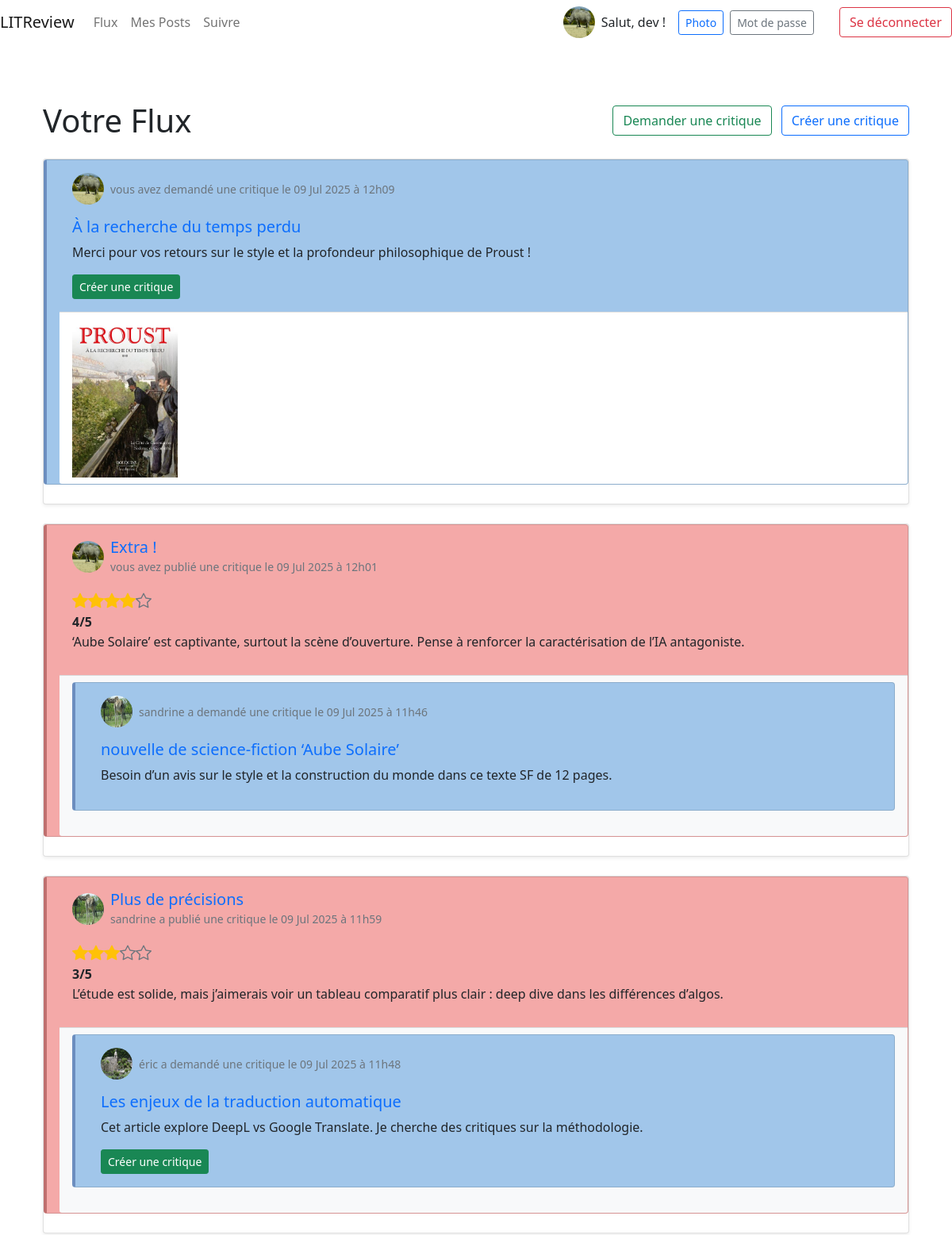
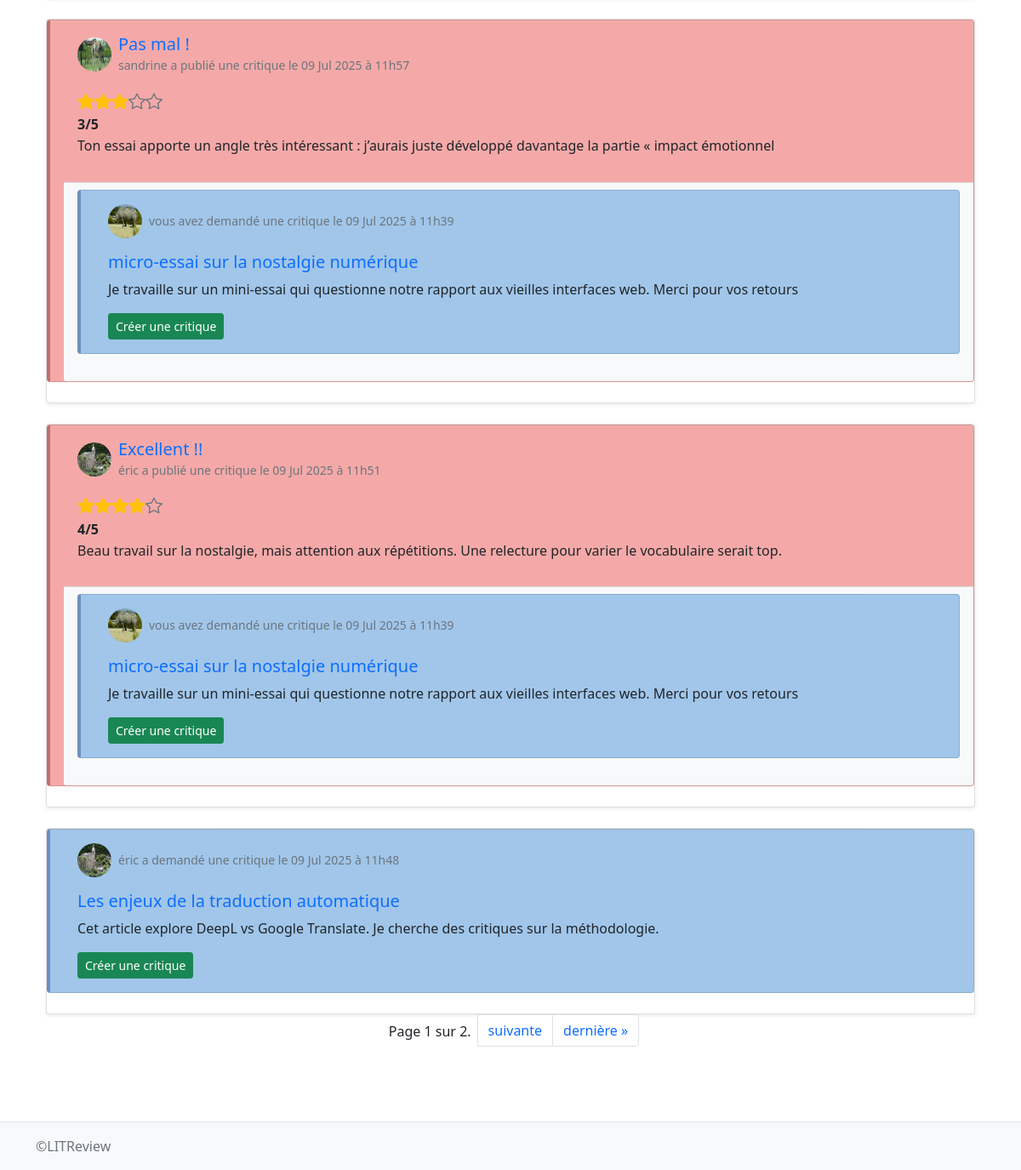
/home/ (signed in), run on an earlier commit of the app's database (2 pictures, top to bottom).
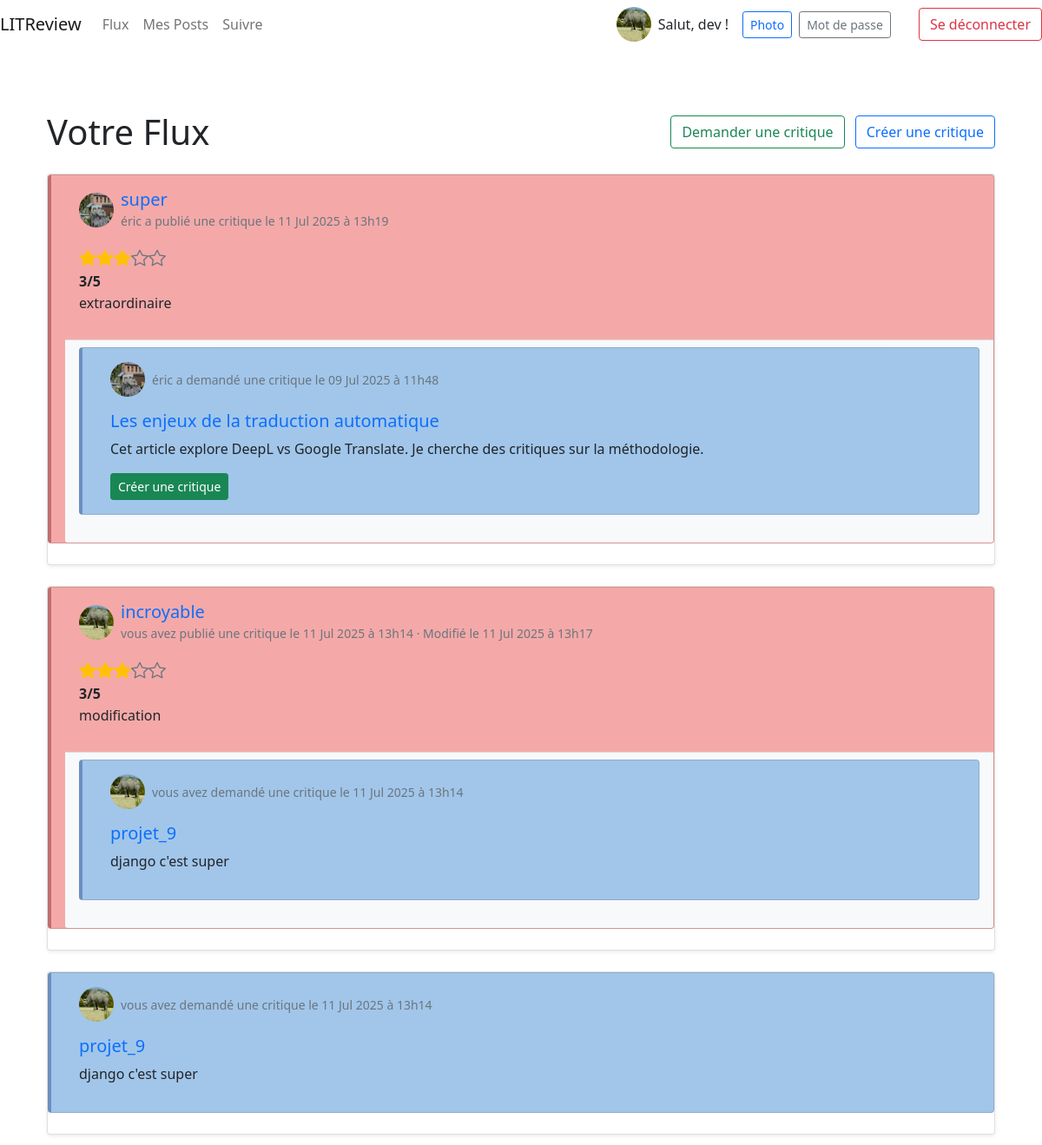
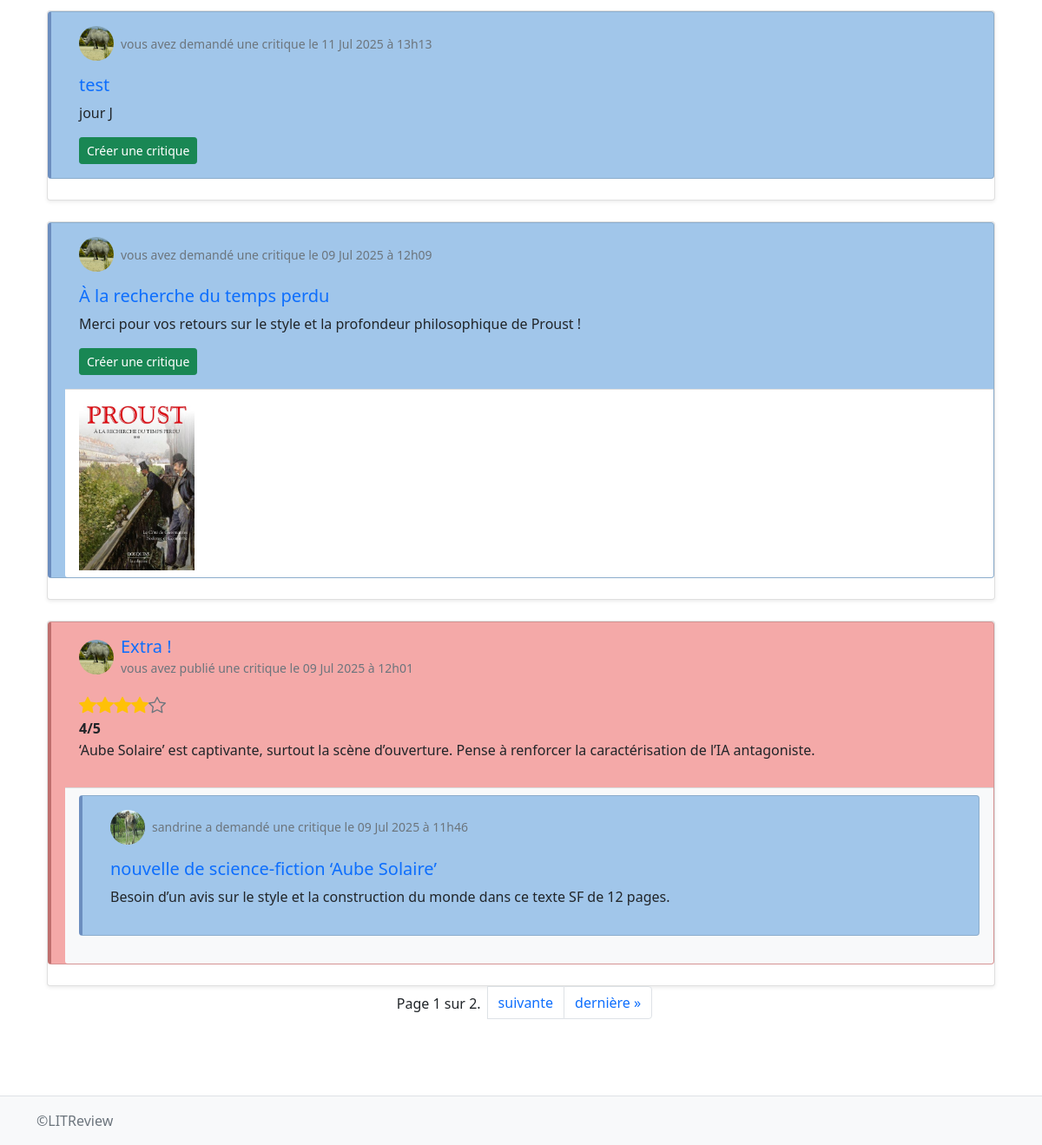
And on a later commit of the database (2 pictures, top to bottom).
### blog/models.py (models this page shows, shortened)
class Ticket(models.Model):
    title = models.CharField(max_length=128)
    description = models.CharField(max_length=2048, blank=True)
    user = models.ForeignKey(settings.AUTH_USER_MODEL, on_delete=models.CASCADE)
    image = models.ImageField(blank=True, null=True)
    time_created = models.DateTimeField(auto_now_add=True)
    update_at = models.DateTimeField(auto_now=True)
    IMAGE_MAX_SIZE = (800, 800)

class Review(models.Model):
    ticket = models.ForeignKey(to=Ticket, on_delete=models.CASCADE)
    RATING_CHOICES = [(i, f"{i} étoile{'s' if i>1 else ''}") for i in range(1, 6)]
    rating = models.PositiveSmallIntegerField(
        choices=RATING_CHOICES,
        default=3,
        validators=[MinValueValidator(1), MaxValueValidator(5)])
    headline = models.CharField(max_length=128)
    body = models.CharField(max_length=8192, blank=True)
    user = models.ForeignKey(
        to=settings.AUTH_USER_MODEL, on_delete=models.CASCADE)
    time_created = models.DateTimeField(auto_now_add=True)
    update_at = models.DateTimeField(auto_now=True)

### authentication/models.py (models this page shows)
class User(AbstractUser):
    profile_photo = models.ImageField(verbose_name='Photo de profil')
    follows = models.ManyToManyField(
        'self',
        symmetrical=False,
        verbose_name='suit',
        related_name='followers'
    )
    blocked = models.ManyToManyField(
        'self',
        symmetrical=False,
        related_name='blocked_by',
        blank=True,
        verbose_name='bloqué',
    )

### blog/views.py (the view)
# urls.py: 2. Add a URL to urlpatterns:  path('', views.home, name='home')
@login_required
def home(request):
    following = list(request.user.follows.all()) + [request.user]
    blocked = request.user.blocked.all()
    blocked_by = request.user.blocked_by.all()
    tickets = models.Ticket.objects.filter(user__in=following)\
                                    .exclude(user__in=blocked)\
                                    .exclude(user__in=blocked_by)
    reviews = models.Review.objects.filter(
        Q(user__in=following) | Q(ticket__user=request.user)
    ).exclude(user__in=blocked).exclude(user__in=blocked_by)
    tickets_and_reviews = sorted(
        chain(tickets, reviews),
        key=lambda instance : instance.time_created,
        reverse=True
    )
    paginator = Paginator(tickets_and_reviews, 6)
    page_number = request.GET.get('page')
    page_obj = paginator.get_page(page_number)
    context = {
        'page_obj': page_obj,
        'show_edit': False,
    }
    return render(request,
                  'blog/home.html', context=context)

### blog/templatetags/blog_extras.py (called while the page is built)
@register.filter
def model_type(value):
    return type(value).__name__

@register.simple_tag(takes_context=True)
def get_poster_display(context, user):
    if user == context['user']:
        return 'vous avez'
    return user.username + ' a'

@register.simple_tag
def get_posted_at_display(posted_at):
    seconds_ago = (timezone.now() - posted_at).total_seconds()
    if seconds_ago <= HOUR:
        return f'il y a {int(seconds_ago // MINUTE)} minutes'
    if seconds_ago <= DAY:
        return f'il y a {int(seconds_ago // HOUR)} heures.'
    return f'le {posted_at.strftime("%d %b %Y à %Hh%M")}'

@register.simple_tag
def get_updated_at_display(created_at, updated_at):
    if not updated_at:
        return ''
    if updated_at - created_at < timedelta(seconds=1):
        return ''
    seconds_ago = (timezone.now() - updated_at).total_seconds()
    if seconds_ago <= HOUR:
        return f'Modifié il y a {int(seconds_ago // MINUTE)} minutes'
    if seconds_ago <= DAY:
        return f'Modifié il y a {int(seconds_ago // HOUR)} heures'
    return f'Modifié le {updated_at.strftime("%d %b %Y à %Hh%M")}'

### blog/templates/blog/home.html (shortened to what this page needs)
{% extends 'base.html' %}
{% load blog_extras %}
{% block content %}
<div class="container my-5">
  <div class="d-flex justify-content-between align-items-center mb-4">
    <h1 class="m-0">Votre Flux</h1>
    <div>
      <a href="{% url 'create-ticket' %}" class="btn btn-outline-success me-2">
        Demander une critique
      </a>
      <a href="{% url 'create-review-ticket' %}" class="btn btn-outline-primary">
        Créer une critique
      </a>
    </div>
  </div>
  <div class="row row-cols-1 g-4">
    {% for instance in page_obj %}
    <div class="col">
      <div class="card h-100 shadow-sm">
        {% if instance|model_type == 'Ticket' %}
        {% include 'blog/partials/ticket_snippet.html' with ticket=instance %}
        {% elif instance|model_type == 'Review' %}
        {% include 'blog/partials/review_snippet.html' with review=instance %}
        {% endif %}
      </div>
    </div>
    {% empty %}
    <div class="col-12">
      <div class="alert alert-info text-center">
        Aucun ticket ni review pour l’instant.
      </div>
    </div>
    {% endfor %}
  </div>
  <nav class="d-flex justify-content-center aria-label="page-navigation">
    <span>
      <ul class="pagination">
        <span class="mt-2 mx-2">
          Page {{ page_obj.number }} sur {{ page_obj.paginator.num_pages }}.
        </span>
        {% if page_obj.has_next %}
        <li class="page-item">
          <a class="page-link" href="?page={{ page_obj.next_page_number }}">suivante</a>
        </li>
        <li class="page-item">
          <a class="page-link" href="?page={{ page_obj.paginator.num_pages }}">dernière »</a>
        </li>
        {% endif %}
      </span>
  </nav>
</div>
{% endblock content %}

### blog/templates/blog/partials/review_snippet.html (shortened to what this page needs)
{% load static %}
{% load blog_extras %}
<div class="card bg-review mb-4">
  <div class="card-body">
    <div class="d-flex align-items-center mb-3">
      {% if review.user.profile_photo %}
        <img src="{{ review.user.profile_photo.url }}" alt="Avatar"
             class="rounded-circle me-2" width="40" height="40">
      {% else %}
        <img src="{% static 'images/default_profile.png' %}" alt="Avatar"
             class="rounded-circle me-2" width="40" height="40">
      {% endif %}
      <div>
        <a href="{% url 'view-review' review.id %}" class="text-decoration-none">
          <h5 class="card-title mb-0">{{ review.headline }}</h5>
        </a>
        <small class="text-muted">
          {% get_poster_display review.user %} publié une critique
          {% get_posted_at_display review.time_created as posted_msg %}
          {{ posted_msg }}
          {% get_updated_at_display review.time_created review.update_at as updated_msg %}
          {% if updated_msg %}
            · {{ updated_msg }}
          {% endif %}
        </small>
      </div>
    </div>
  <div class="d-inline-flex align-items-center">
    {% for i in "12345" %}
      {% with val=i %}
        {% if val|to_int <= review.rating %}
          <i class="bi bi-star-fill fs-5 text-warning"></i>
        {% else %}
          <i class="bi bi-star fs-5 text-secondary"></i>
        {% endif %}
      {% endwith %}
    {% endfor %}
  </div>
    <p class="mb-1"><strong>{{ review.rating }}/5</strong></p>
    <h6 class="mb-3">{{ review.body }}</h6>
  </div>
  {% if review.ticket %}
    <div class="card-footer bg-light">
      {% include 'blog/partials/ticket_snippet.html' with ticket=review.ticket %}
    </div>
  {% endif %}
</div>

### blog/templates/blog/partials/ticket_snippet.html (shortened to what this page needs)
{% load static %}
{% load blog_extras %}
<div class="card bg-ticket mb-4">
  <div class="card-body">
    <div class="d-flex align-items-center mb-3">
      {% if ticket.user.profile_photo %}
        <img src="{{ ticket.user.profile_photo.url }}" alt="Avatar"
             class="rounded-circle me-2" width="40" height="40">
      {% else %}
        <img src="{% static 'images/default_profile.png' %}" alt="Avatar"
             class="rounded-circle me-2" width="40" height="40">
      {% endif %}
      <small class="text-muted">
        {% get_poster_display ticket.user %}  demandé une critique
        {% get_posted_at_display ticket.time_created as posted_msg %}
        {{ posted_msg }}
      </small>
    </div>
    <a href="{% url 'view-ticket' ticket.id %}" class="text-decoration-none">
      <h5 class="card-title">{{ ticket.title }}</h5>
    </a>
    <p class="card-text">{{ ticket.description }}</p>
    <div class="mt-3">
      {% if not ticket|is_reviewed_by:user %}
        <a href="{% url 'create-review' ticket.id %}"
           class="btn btn-sm btn-success">
          Créer une critique
        </a>
      {% endif %}
    </div>
  </div>
  {% if ticket.image %}
    <div class="card-footer text-start bg-white">
      <img src="{{ ticket.image.url }}"
           alt="{{ ticket.title }}"
           class="img-fluid"
           style="max-width: 200px; max-height: 200px; object-fit: cover;">
    </div>
  {% endif %}
</div>

What changed in the data, as far as the page shows it:
no longer on one of the page's lists (row unchanged): Ticket: user.username "éric a", title "Les enjeux de la traduction automatique", description "Cet article explore DeepL vs Google Translate. Je cherche des critiques sur la méthodologie."
no longer on this page (row unchanged): Review: user.profile_photo (picture), headline "Plus de précisions", user.username "sandrine a", posted_msg "le 09 Jul 2025 à 11h59", rating "3", body "L’étude est solide, mais j’aimerais voir un tableau comparatif plus clair : deep dive dans les différences d’algos.", Ticket.user.username "éric a", posted_msg "le 09 Jul 2025 à 11h48", {{ ticket.title }} "Les enjeux de la traduction automatique", {{ ticket.description }} "Cet article explore DeepL vs Google Translate. Je cherche des critiques sur la méthodologie.", shows "Créer une critique"
no longer on this page (row unchanged): Review: user.profile_photo (picture), headline "Pas mal !", user.username "sandrine a", posted_msg "le 09 Jul 2025 à 11h57", rating "3", body "Ton essai apporte un angle très intéressant : j’aurais juste développé davantage la partie « impact émotionnel", posted_msg "le 09 Jul 2025 à 11h39", shows "Créer une critique"
no longer on this page (row unchanged): Ticket: user "vous avez", title "micro-essai sur la nostalgie numérique", description "Je travaille sur un mini-essai qui questionne notre rapport aux vieilles interfaces web. Merci pour vos retours"
no longer on this page (row unchanged): Review: user.profile_photo (picture), headline "Excellent !!", user.username "éric a", posted_msg "le 09 Jul 2025 à 11h51", rating "4", body "Beau travail sur la nostalgie, mais attention aux répétitions. Une relecture pour varier le vocabulaire serait top.", posted_msg "le 09 Jul 2025 à 11h39", shows "Créer une critique"
added Review: user.profile_photo (picture), headline "super", user.username "éric a", posted_msg "le 11 Jul 2025 à 13h19", rating "3", body "extraordinaire", Ticket.user.username "éric a", posted_msg "le 09 Jul 2025 à 11h48", {{ ticket.title }} "Les enjeux de la traduction automatique", {{ ticket.description }} "Cet article explore DeepL vs Google Translate. Je cherche des critiques sur la méthodologie.", shows "Créer une critique"
added Review: user.profile_photo (picture), headline "incroyable", user "vous avez", posted_msg "le 11 Jul 2025 à 13h14", updated_msg "Modifié le 11 Jul 2025 à 13h17", rating "3", body "modification"
added Ticket: user "vous avez", title "projet_9", description "django c'est super", user.profile_photo (picture), posted_msg "le 11 Jul 2025 à 13h14"
added Ticket: user.profile_photo (picture), user "vous avez", posted_msg "le 11 Jul 2025 à 13h13", title "test", description "jour J", shows "Créer une critique"
